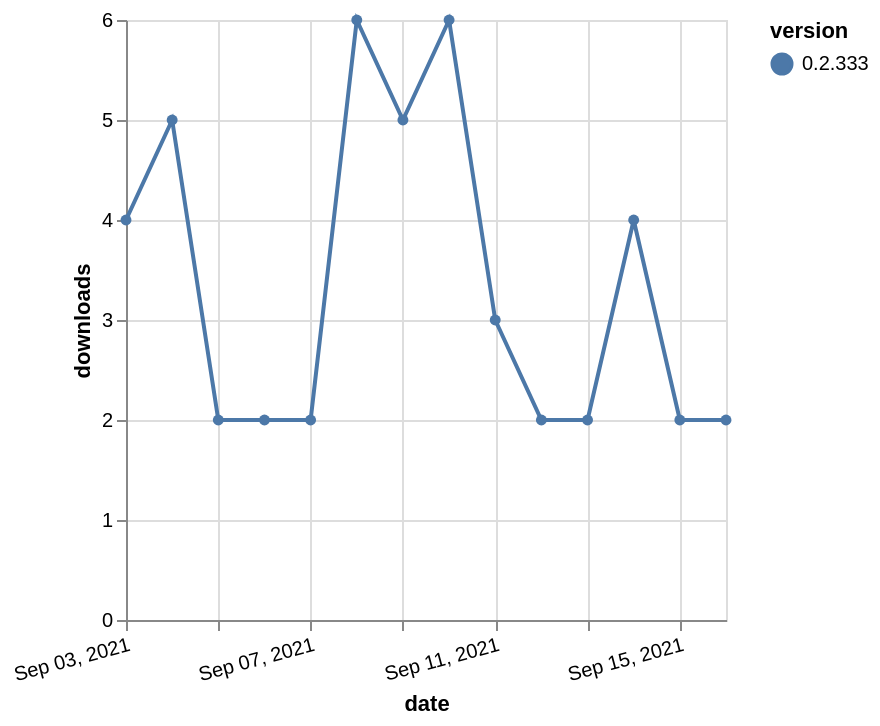

Write a Vega-Lite specification for this figure.
### Vega-Lite specification from a JSON file in a GitHub repository (floating-point values rounded to 4 significant figures)
{"$schema": "https://vega.github.io/schema/vega-lite/v5.json", "description": "A simple bar chart with embedded data.", "data": {"values": [{"date": "2021-09-03", "total": 6519, "delta": 4, "version": "0.2.333"}, {"date": "2021-09-04", "total": 6524, "delta": 5, "version": "0.2.333"}, {"date": "2021-09-05", "total": 6526, "delta": 2, "version": "0.2.333"}, {"date": "2021-09-06", "total": 6528, "delta": 2, "version": "0.2.333"}, {"date": "2021-09-07", "total": 6530, "delta": 2, "version": "0.2.333"}, {"date": "2021-09-08", "total": 6536, "delta": 6, "version": "0.2.333"}, {"date": "2021-09-09", "total": 6541, "delta": 5, "version": "0.2.333"}, {"date": "2021-09-10", "total": 6547, "delta": 6, "version": "0.2.333"}, {"date": "2021-09-11", "total": 6550, "delta": 3, "version": "0.2.333"}, {"date": "2021-09-12", "total": 6552, "delta": 2, "version": "0.2.333"}, {"date": "2021-09-13", "total": 6554, "delta": 2, "version": "0.2.333"}, {"date": "2021-09-14", "total": 6558, "delta": 4, "version": "0.2.333"}, {"date": "2021-09-15", "total": 6560, "delta": 2, "version": "0.2.333"}, {"date": "2021-09-16", "total": 6562, "delta": 2, "version": "0.2.333"}]}, "width": "container", "mark": {"type": "line", "point": {"filled": true}}, "encoding": {"x": {"field": "date", "type": "temporal", "timeUnit": "yearmonthdate", "title": "date", "axis": {"labelAngle": -15}}, "y": {"field": "delta", "type": "quantitative", "title": "downloads"}, "color": {"field": "version", "type": "nominal"}, "tooltip": {"field": "delta"}}}
